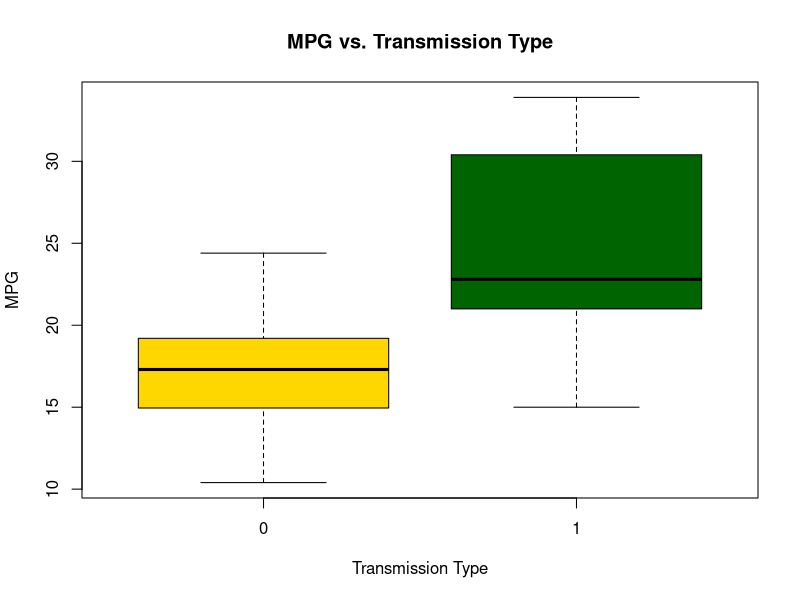

Generate this figure with R:
## ---- chunk 1
summary(mtcars)
## ---- chunk 2
summary(mtcars[mtcars$am==0,])
## ---- chunk 3
summary(mtcars[mtcars$am==1,])
## ---- chunk 4
unique(mtcars)
## ---- chunk 5
boxplot(mpg ~ am, data = mtcars, col=(c("gold","darkgreen")), 
        xlab = "Transmission Type", ylab = "MPG",
        main="MPG vs. Transmission Type")
